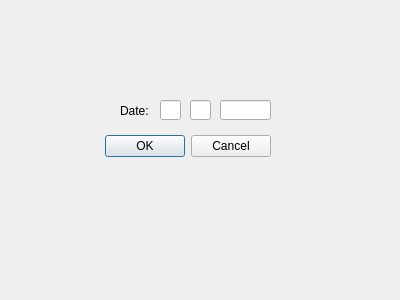
<?xml version="1.0" encoding="UTF-8"?>
<ui version="4.0">
 <class>Report</class>
 <widget class="QDialog" name="Report">
  <property name="geometry">
   <rect>
    <x>0</x>
    <y>0</y>
    <width>400</width>
    <height>300</height>
   </rect>
  </property>
  <property name="windowTitle">
   <string>Dialog</string>
  </property>
  <widget class="QDialogButtonBox" name="buttonBox">
   <property name="geometry">
    <rect>
     <x>-70</x>
     <y>130</y>
     <width>341</width>
     <height>32</height>
    </rect>
   </property>
   <property name="orientation">
    <enum>Qt::Horizontal</enum>
   </property>
   <property name="standardButtons">
    <set>QDialogButtonBox::Cancel|QDialogButtonBox::Ok</set>
   </property>
  </widget>
  <widget class="QLineEdit" name="DayEdit">
   <property name="geometry">
    <rect>
     <x>190</x>
     <y>100</y>
     <width>21</width>
     <height>20</height>
    </rect>
   </property>
  </widget>
  <widget class="QLabel" name="label_2">
   <property name="geometry">
    <rect>
     <x>120</x>
     <y>100</y>
     <width>31</width>
     <height>21</height>
    </rect>
   </property>
   <property name="text">
    <string>Date: </string>
   </property>
  </widget>
  <widget class="QLineEdit" name="MonthEdit">
   <property name="geometry">
    <rect>
     <x>160</x>
     <y>100</y>
     <width>21</width>
     <height>20</height>
    </rect>
   </property>
  </widget>
  <widget class="QLineEdit" name="YearEdit">
   <property name="geometry">
    <rect>
     <x>220</x>
     <y>100</y>
     <width>51</width>
     <height>20</height>
    </rect>
   </property>
  </widget>
 </widget>
 <resources/>
 <connections>
  <connection>
   <sender>buttonBox</sender>
   <signal>accepted()</signal>
   <receiver>Report</receiver>
   <slot>accept()</slot>
   <hints>
    <hint type="sourcelabel">
     <x>248</x>
     <y>254</y>
    </hint>
    <hint type="destinationlabel">
     <x>157</x>
     <y>274</y>
    </hint>
   </hints>
  </connection>
  <connection>
   <sender>buttonBox</sender>
   <signal>rejected()</signal>
   <receiver>Report</receiver>
   <slot>reject()</slot>
   <hints>
    <hint type="sourcelabel">
     <x>316</x>
     <y>260</y>
    </hint>
    <hint type="destinationlabel">
     <x>286</x>
     <y>274</y>
    </hint>
   </hints>
  </connection>
 </connections>
</ui>
